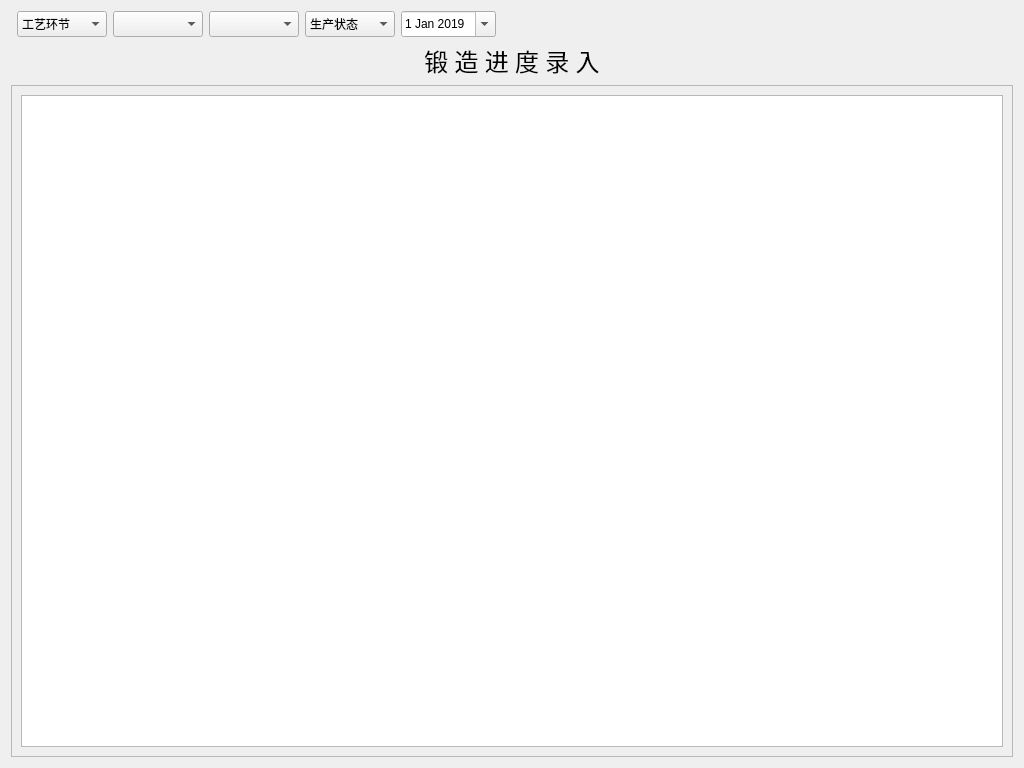
<?xml version="1.0" encoding="UTF-8"?>
<ui version="4.0">
 <class>wgtInput</class>
 <widget class="QWidget" name="wgtInput">
  <property name="geometry">
   <rect>
    <x>0</x>
    <y>0</y>
    <width>1024</width>
    <height>768</height>
   </rect>
  </property>
  <property name="windowTitle">
   <string>Form</string>
  </property>
  <layout class="QGridLayout" name="gridLayout_2">
   <item row="2" column="0" colspan="8">
    <widget class="QFrame" name="frame">
     <property name="frameShape">
      <enum>QFrame::StyledPanel</enum>
     </property>
     <property name="frameShadow">
      <enum>QFrame::Raised</enum>
     </property>
     <layout class="QGridLayout" name="gridLayout">
      <item row="0" column="0">
       <widget class="QTableWidget" name="tblwgtInput">
        <property name="selectionBehavior">
         <enum>QAbstractItemView::SelectItems</enum>
        </property>
        <attribute name="verticalHeaderVisible">
         <bool>false</bool>
        </attribute>
       </widget>
      </item>
     </layout>
    </widget>
   </item>
   <item row="0" column="3">
    <widget class="QComboBox" name="cmbNO">
     <property name="minimumSize">
      <size>
       <width>90</width>
       <height>26</height>
      </size>
     </property>
     <property name="editable">
      <bool>false</bool>
     </property>
     <property name="currentText">
      <string/>
     </property>
    </widget>
   </item>
   <item row="0" column="2">
    <widget class="QComboBox" name="cmbDpmt">
     <property name="minimumSize">
      <size>
       <width>90</width>
       <height>26</height>
      </size>
     </property>
     <property name="toolTip">
      <string>生产部门</string>
     </property>
    </widget>
   </item>
   <item row="0" column="7">
    <spacer name="horizontalSpacer">
     <property name="orientation">
      <enum>Qt::Horizontal</enum>
     </property>
     <property name="sizeHint" stdset="0">
      <size>
       <width>393</width>
       <height>20</height>
      </size>
     </property>
    </spacer>
   </item>
   <item row="0" column="1">
    <widget class="QComboBox" name="cmbWork">
     <property name="minimumSize">
      <size>
       <width>90</width>
       <height>26</height>
      </size>
     </property>
     <property name="currentText">
      <string>工艺环节</string>
     </property>
     <item>
      <property name="text">
       <string>工艺环节</string>
      </property>
     </item>
     <item>
      <property name="text">
       <string>锻造</string>
      </property>
     </item>
     <item>
      <property name="text">
       <string>机加</string>
      </property>
     </item>
     <item>
      <property name="text">
       <string>终检</string>
      </property>
     </item>
    </widget>
   </item>
   <item row="0" column="5">
    <widget class="QDateEdit" name="dateEdit">
     <property name="minimumSize">
      <size>
       <width>0</width>
       <height>26</height>
      </size>
     </property>
     <property name="currentSection">
      <enum>QDateTimeEdit::DaySection</enum>
     </property>
     <property name="calendarPopup">
      <bool>true</bool>
     </property>
     <property name="date">
      <date>
       <year>2019</year>
       <month>1</month>
       <day>1</day>
      </date>
     </property>
    </widget>
   </item>
   <item row="1" column="0" colspan="8">
    <widget class="QLabel" name="label">
     <property name="font">
      <font>
       <family>微软雅黑</family>
       <pointsize>18</pointsize>
      </font>
     </property>
     <property name="text">
      <string>锻 造 进 度 录 入</string>
     </property>
     <property name="alignment">
      <set>Qt::AlignCenter</set>
     </property>
    </widget>
   </item>
   <item row="0" column="6">
    <spacer name="horizontalSpacer_2">
     <property name="orientation">
      <enum>Qt::Horizontal</enum>
     </property>
     <property name="sizeHint" stdset="0">
      <size>
       <width>40</width>
       <height>20</height>
      </size>
     </property>
    </spacer>
   </item>
   <item row="0" column="4">
    <widget class="QComboBox" name="comboBox_2">
     <property name="minimumSize">
      <size>
       <width>90</width>
       <height>26</height>
      </size>
     </property>
     <item>
      <property name="text">
       <string>生产状态</string>
      </property>
     </item>
     <item>
      <property name="text">
       <string>全部完成</string>
      </property>
     </item>
     <item>
      <property name="text">
       <string>部分完成</string>
      </property>
     </item>
    </widget>
   </item>
  </layout>
 </widget>
 <resources>
  <include location="../myImage.qrc"/>
 </resources>
 <connections/>
</ui>
